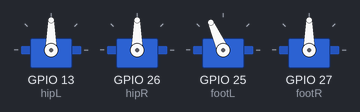
A sketch run on a simulated ESP32. Parts: 4 × servo.

Above: at 1.05 s.
At 1.55 s:
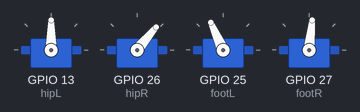
At 1.75 s:
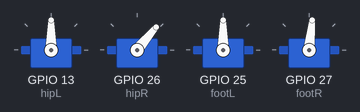
At 2.1 s:
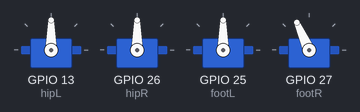
At 2.65 s:
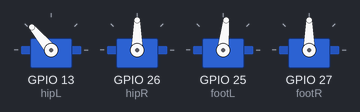
At 3.2 s:
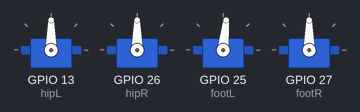
Timing chart, 0 to 6.1 s (numbered marks = the images above):
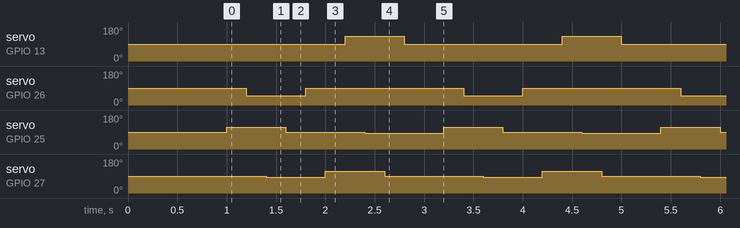

Measured:
- by itself, servo on GPIO 13 (hipL): alternates 130° for 0.60 s and 90° for 1.6 s
- by itself, servo on GPIO 26 (hipR): alternates 90° for 1.6 s and 50° for 0.60 s
- by itself, servo on GPIO 25 (footL): repeats every 2.2 s: 90° 0.80 s, 84° 0.80 s, 114° 0.60 s
- by itself, servo on GPIO 27 (footR): repeats every 2.2 s: 114° 0.60 s, 90° 1.0 s, 84° 0.60 s

The sketch:

Robo_legs_v4.ino
```cpp
#include <ESP32Servo.h>

// ---------------- SERVOS ----------------
Servo hipL;
Servo hipR;
Servo footL;
Servo footR;

// ---------------- NEUTRAL ----------------
const int HIP_L_NEUTRAL  = 90;
const int HIP_R_NEUTRAL  = 90;
const int FOOT_L_NEUTRAL = 90;
const int FOOT_R_NEUTRAL = 90;

// ---------------- TUNED ANGLES (SAFE) ----------------
const int HIP_STEP  = 40;   // keep small (torque!)
const int FOOT_TILT = 24;
const int FOOT_PLANT = 6;

// ---------------- SPEED ----------------
const int MOVE_DELAY = 200;   // ms (fast, not smooth)

void moveFast(Servo &s, int angle);
void stepRight();
void stepLeft();

void setup() {

  hipL.attach(13);
  hipR.attach(26);
  footL.attach(25);
  footR.attach(27);

  // Stand
  hipL.write(HIP_L_NEUTRAL);
  hipR.write(HIP_R_NEUTRAL);
  footL.write(FOOT_L_NEUTRAL);
  footR.write(FOOT_R_NEUTRAL);

  delay(1000);
}

void loop() {
  stepRight();
  stepLeft();
  delay(200);   // breathing time for servos
}

// ---------------- MOVEMENT ----------------
void stepRight() {

  moveFast(footL, FOOT_L_NEUTRAL + FOOT_TILT);          // shift weight
  moveFast(hipR, HIP_R_NEUTRAL - HIP_STEP);             // swing leg
  moveFast(footR,FOOT_R_NEUTRAL - FOOT_PLANT);         // plant
  moveFast(footL, FOOT_L_NEUTRAL);                      // recover
  moveFast(hipR, HIP_R_NEUTRAL);                        // neutral
}

void stepLeft() {

  moveFast(footR,FOOT_R_NEUTRAL + FOOT_TILT);
  moveFast(hipL, HIP_L_NEUTRAL + HIP_STEP);
  moveFast(footL, FOOT_L_NEUTRAL - FOOT_PLANT);
  moveFast(footR, FOOT_R_NEUTRAL);
  moveFast(hipL,HIP_L_NEUTRAL);
}

// ---------------- FAST SAFE MOVE ----------------
void moveFast(Servo &s, int angle) {
  s.write(angle);
  delay(MOVE_DELAY);
}
```
